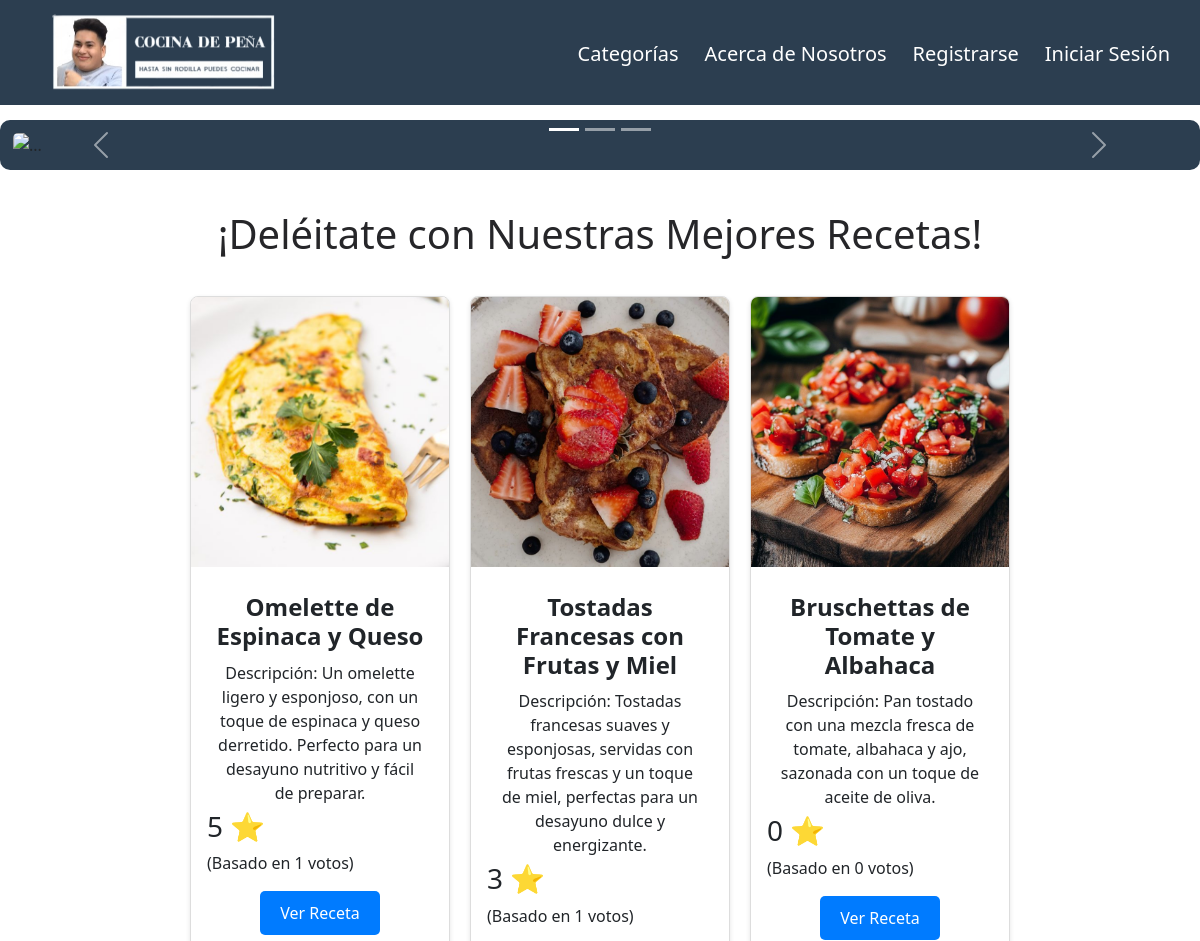
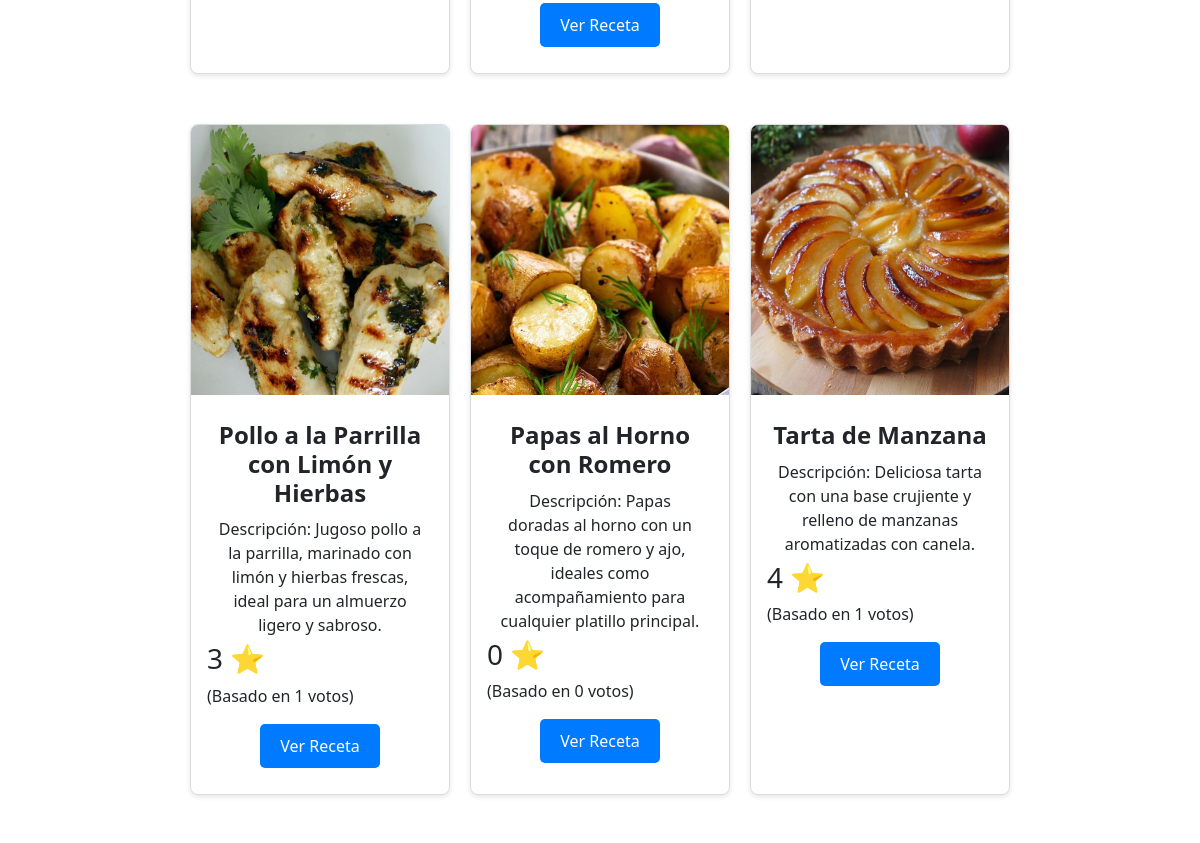
Before: / (upper part) with the older database file (2 pictures, top to bottom).
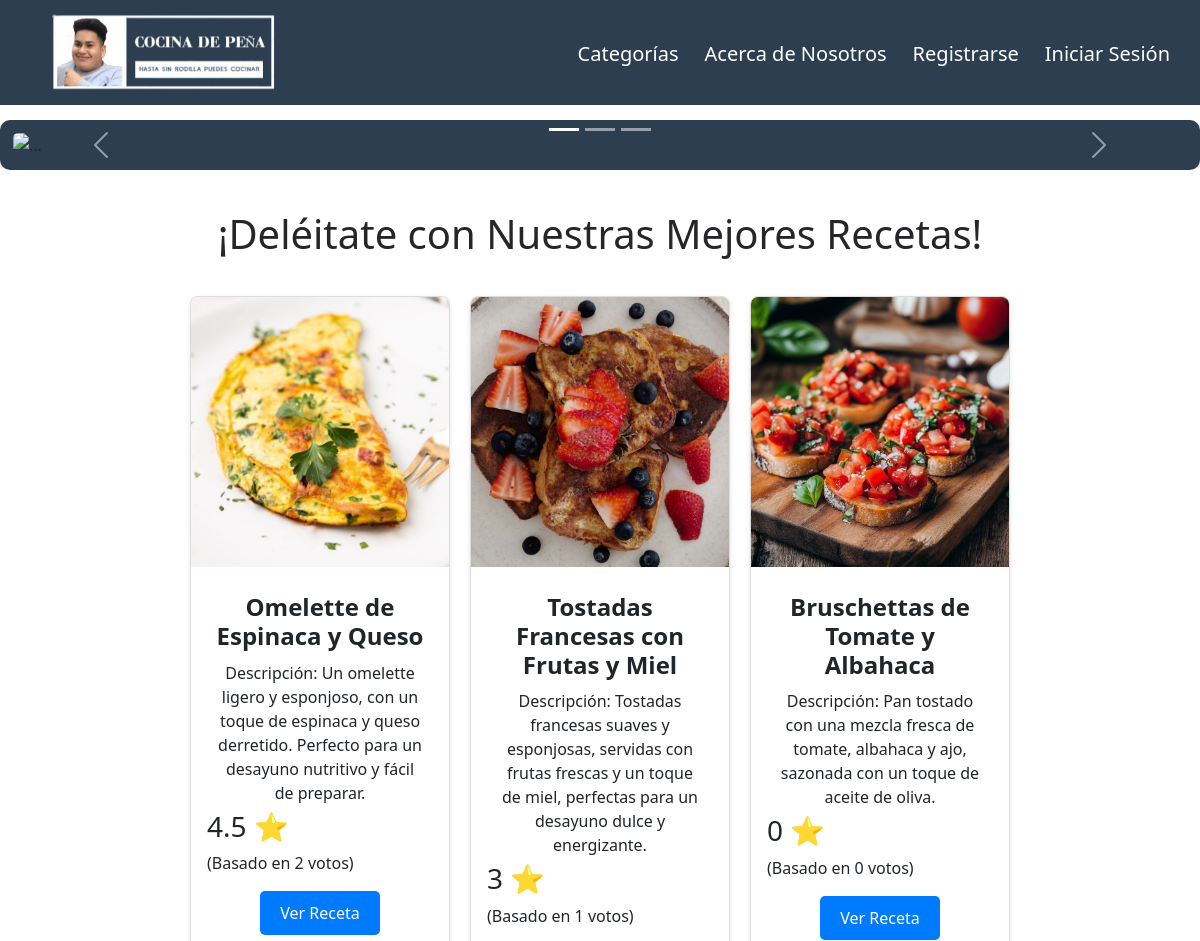
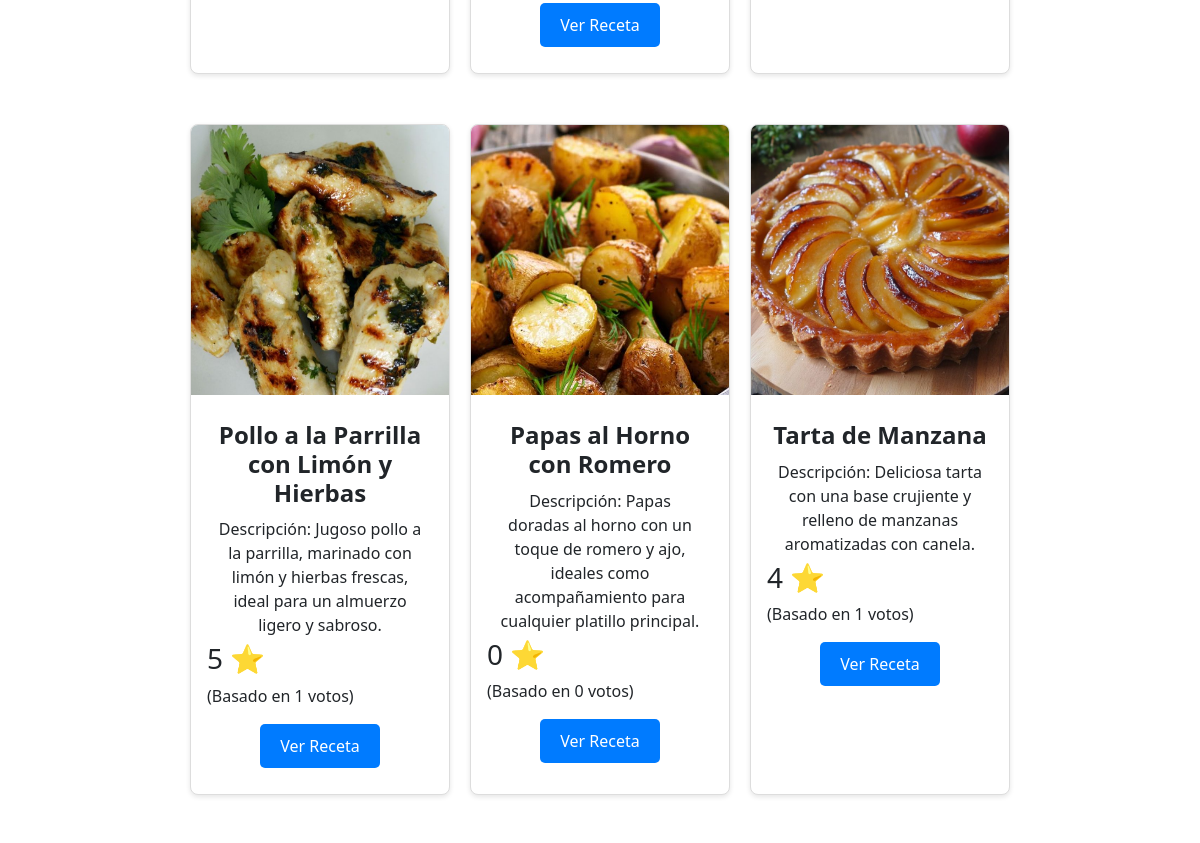
After: the same page with the newer database file (2 pictures, top to bottom).
### tables this page shows
CREATE TABLE `recetas` (
  `id` int(11) NOT NULL,
  `img` varchar(255) NOT NULL,
  `nombre` varchar(100) NOT NULL,
  `micro` varchar(250) NOT NULL,
  `categorias` varchar(255) DEFAULT NULL,
  `preparacion` text NOT NULL,
  `ingredientes` text NOT NULL,
  `calificacion_promedio` float DEFAULT 0,
  `numero_votos` int(11) DEFAULT 0
);

### index.php (the view, shortened to what this page needs)
<?php
$servername = "localhost";
$username = "root";
$password = "";
$dbname = "cocina";
$conn = new mysqli($servername, $username, $password, $dbname);
$sql = "SELECT * FROM recetas";
$result = $conn->query($sql);
?>
<!DOCTYPE html>
<html lang="en">
<head>
    <link href="https://cdn.jsdelivr.net/npm/bootstrap@5.3.0-alpha1/dist/css/bootstrap.min.css" rel="stylesheet">
    <link rel="stylesheet" href="css/styles.css">
</head>
<body>
    <header>
        <nav class="navbar navbar-expand-lg navbar-dark bg-dark">
            <div class="container-fluid">
                <a class="navbar-brand" href="#"><img src="img/logos/10.png" alt="Logo"></a>
                <div class="collapse navbar-collapse" id="navbarNav">
                    <ul class="navbar-nav ms-auto">
                        <li class="nav-item">
                            <a class="nav-link" href="pages/categorias.php">Categorías</a>
                        </li>
                        <li class="nav-item">
                            <a class="nav-link" href="pages/nosotros.php">Acerca de Nosotros</a>
                        </li>
                        <?php
                        if (!isset($_SESSION['usuario_id'])) {
                            echo '
                            <li class="nav-item">
                                <a class="nav-link" href="paginas php/registro.html">Registrarse</a>
                            </li>
                            <li class="nav-item">
                                <a class="nav-link" href="paginas php/login.html">Iniciar Sesión</a>
                            </li>';
                        }
                        ?>
                    </ul>
                </div>
            </div>
        </nav>
    </header>
    <main>
        <div class="container">
            <div class="carousel-container">
                <div id="carouselExampleIndicators" class="carousel slide">
                    <div class="carousel-indicators">
                        <button type="button" data-bs-target="#carouselExampleIndicators" data-bs-slide-to="0" class="active" aria-current="true" aria-label="Slide 1"></button>
                        <button type="button" data-bs-target="#carouselExampleIndicators" data-bs-slide-to="1" aria-label="Slide 2"></button>
                        <button type="button" data-bs-target="#carouselExampleIndicators" data-bs-slide-to="2" aria-label="Slide 3"></button>
                    </div>
                    <div class="carousel-inner">
                        <div class="carousel-item active">
                            <img src="img/carusel/1.png" class="d-block w-100" alt="...">
                        </div>
                    </div>
                    <button class="carousel-control-prev" type="button" data-bs-target="#carouselExampleIndicators" data-bs-slide="prev">
                        <span class="carousel-control-prev-icon" aria-hidden="true"></span>
                    </button>
                    <button class="carousel-control-next" type="button" data-bs-target="#carouselExampleIndicators" data-bs-slide="next">
                        <span class="carousel-control-next-icon" aria-hidden="true"></span>
                    </button>
                </div>
            </div>
        </div>
        <h1 class="tit">¡Deléitate con Nuestras Mejores Recetas!</h1>
<div class="contenedor_visualizar">
    <?php while ($row = $result->fetch_assoc()): ?>
        <div class="card">
            <?php if (!empty($row['img'])): ?>
                <img src="<?= htmlspecialchars($row['img']) ?>" class="card-img-top" alt="Imagen de la receta">
            <?php else: ?>
                <div class="no-img">
                    <p>No hay imagen disponible</p>
                </div>
            <?php endif; ?>
            <div class="card-body">
                <?php if (!empty($row['nombre'])): ?>
                    <h5 class="card-title"><?= htmlspecialchars($row['nombre']) ?></h5>
                <?php else: ?>
                    <p>No hay nombre disponible</p>
                <?php endif; ?>
                <?php if (!empty($row['micro'])): ?>
                    <p class="card-text">Descripción: <?= htmlspecialchars($row['micro']) ?></p>
                <?php else: ?>
                    <p>No hay descripción disponible</p>
                <?php endif; ?>
                <div class="calificacion_promedio">
                    <h3><?= round($row['calificacion_promedio'], 1) ?> ⭐</h3>
                    <p>(Basado en <?= htmlspecialchars($row['numero_votos']) ?> votos)</p>
                </div>
                <a href="receta.php?id=<?= htmlspecialchars($row['id']) ?>" class="btn btn-primary">Ver Receta</a>
            </div>
        </div>
    <?php endwhile; ?>
</div>
</main>
</body>
</html>

Changed rows visible on the page:
changed recetas "Omelette de Espinaca y Queso": calificacion_promedio "5" → "4.5"; numero_votos "1" → "2"
changed recetas "Pollo a la Parrilla con Limón y Hierbas": calificacion_promedio "3" → "5"
